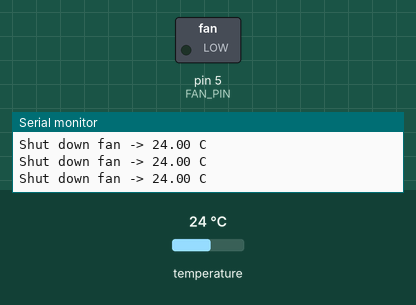
A sketch run on a simulated Arduino Uno, built with avr-gcc and run on an emulated ATmega328P. Shown: switched loads named in the sketch (green lamp = pin HIGH), the last lines printed to the serial monitor. Inputs (shaded band) come from the test bench; at power-on: temperature 24 °C.

Above: at 2.3 s.
2.4 s: temperature set to 28.4 °C
4.2 s: temperature set to 29.4 °C
At 5.7 s:
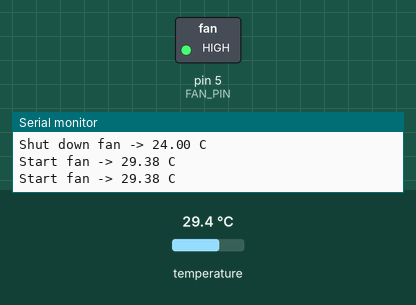
6.0 s: temperature set to 27.7 °C
7.5 s: temperature set to 26.2 °C
At 8.8 s:
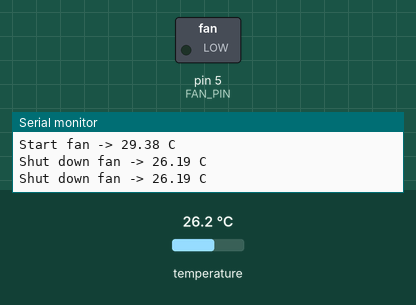
9.1 s: temperature set to 33 °C
At 10.1 s:
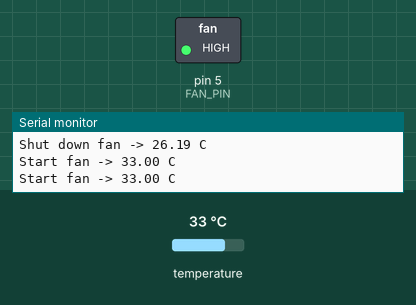
Timing chart, 0 to 11.6 s (numbered marks = the images above; inputs shaded):
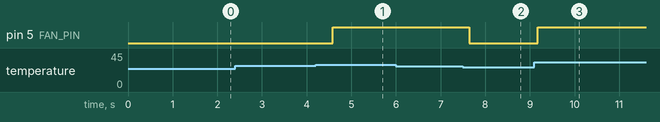

The sketch:

app.ino
```cpp
#include <OneWire.h>
#include <DallasTemperature.h>

//  Set up OneWire PIN
#define ONE_WIRE_BUS 2
OneWire oneWire(ONE_WIRE_BUS);
DallasTemperature sensor(&oneWire);

const int FAN_PIN = 5;
const int MIN_TEMPERATURE = 27;
const int MAX_TEMPERATURE = 29;
float temperature;
bool isFanOn = false;

void setup()
{
  Serial.begin(9600);
  Serial.println("Start Temperature Control System");
  pinMode(FAN_PIN, OUTPUT);
}

void loop()
{
  sensor.requestTemperatures();
  temperature = sensor.getTempCByIndex(0);

  if (temperature >= MAX_TEMPERATURE)
  {
    Serial.println("Start fan -> " + String(temperature) + " C");
    isFanOn = true;
    digitalWrite(FAN_PIN, HIGH);
  }
  else if (temperature <= MIN_TEMPERATURE)
  {
    Serial.println("Shut down fan -> " + String(temperature) + " C");
    isFanOn = false;
    digitalWrite(FAN_PIN, LOW);
  }
}
```

Measured:
- the behaviour switches between 28.9 and 29 °C on temperature (found by bisection; images 0 and 1)
- the behaviour switches between 27.1 and 27 °C on temperature (found by bisection; images 1 and 2)
- after the input at 2.4 s, every drawn part: stays the same
- after the input at 4.2 s, pin 5 (FAN_PIN): LOW → HIGH after 0.39 s
- after the input at 6.0 s, every drawn part: stays the same
- after the input at 7.5 s, pin 5 (FAN_PIN): HIGH → LOW after 0.14 s
- after the input at 9.1 s, pin 5 (FAN_PIN): LOW → HIGH after 0.07 s
